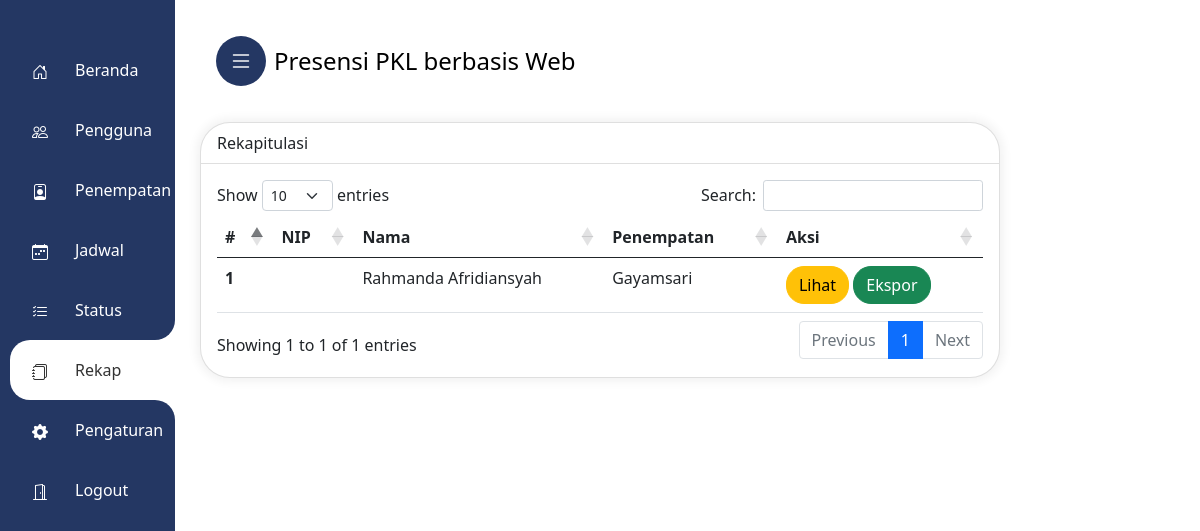
Before: /admin/rekap.php (signed in) with the older database file.
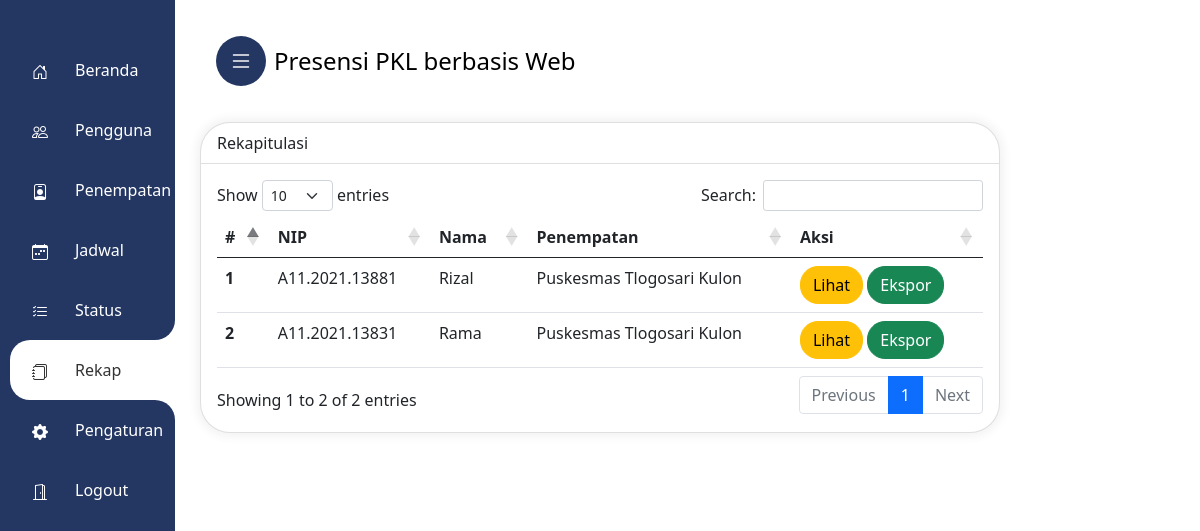
After: the same page with the newer database file.
### tables this page shows
CREATE TABLE `pengguna` (
  `id` int(11) NOT NULL,
  `nim` varchar(250) NOT NULL,
  `nama` varchar(30) NOT NULL,
  `universitas` varchar(250) NOT NULL,
  `password` varchar(255) NOT NULL,
  `penempatan_id` int(11) NOT NULL,
  `foto_profil` varchar(225) DEFAULT NULL
);

CREATE TABLE `penempatan` (
  `penempatan_id` int(11) NOT NULL,
  `penempatan_nama` varchar(50) NOT NULL,
  `alamat` varchar(255) NOT NULL,
  `latitude` varchar(30) NOT NULL,
  `longitude` varchar(30) NOT NULL,
  `link` varchar(255) NOT NULL
);

### admin/rekap.php (the view, shortened to what this page needs)
<?php
include_once 'main-admin.php';
?>
<!DOCTYPE html>
<html lang="en">
<head>
    <link href="https://cdn.jsdelivr.net/npm/bootstrap@5.0.0-beta2/dist/css/bootstrap.min.css" rel="stylesheet"
>
</head>
<body>
    <div class="mx-auto">
        <div class="card mb-3">
            <div class="card-header">
                Rekapitulasi
            </div>
            <div class="card-body">
                <table class="table">
                    <thead>
                        <tr>
                            <th scope="col">#</th>
                            <th scope="col">NIP</th>
                            <th scope="col">Nama</th>
                            <th scope="col">Penempatan</th>
                            <th scope="col">Aksi</th>
                        </tr>
                    </thead>
                    <tbody>
                        <?php
                        $sql = "SELECT pengguna.id, pengguna.nim, pengguna.nama, penempatan.penempatan_nama
                        FROM pengguna
                        INNER JOIN penempatan ON pengguna.penempatan_id = penempatan.penempatan_id
                        ORDER BY pengguna.id DESC";
                        $stmt = $conn->query($sql);
                        $results = $stmt->fetchAll(PDO::FETCH_ASSOC);
                        $urut = 1;
                        foreach ($results as $row) {
                            $nim = $row['nim'];
                            $nama = $row['nama'];
                            $penempatan = $row['penempatan_nama'];
                            ?>
                            <tr>
                                <th scope="row">
                                    <?php echo $urut++ ?>
                                </th>
                                <td scope="row">
                                    <?php echo $nim ?>
                                </td>
                                <td scope="row">
                                    <?php echo $nama ?>
                                </td>
                                <td scope="row">
                                    <?php echo $penempatan ?>
                                </td>
                                <td scope="row">
                                    <a href="hasil_rekap?nim=<?php echo $nim ?>"><button type="button"
                                            class="btn btn-warning">Lihat</button></a>
                                    <a class="btn btn-success" href="ekspor_rekap?nim=<?php echo $nim; ?>">Ekspor</a>
                                </td>
                            </tr>
                            <?php
                        }
                        ?>
                    </tbody>
                </table>
            </div>
        </div>
</body>
</html>

Changed rows visible on the page:
removed pengguna: nama "Rahmanda Afridiansyah", penempatan.penempatan_nama "Gayamsari"
added pengguna: nim "A11.2021.13881", nama "Rizal", penempatan.penempatan_nama "Puskesmas Tlogosari Kulon"
added pengguna: nim "A11.2021.13831", nama "Rama", penempatan.penempatan_nama "Puskesmas Tlogosari Kulon"
Other visible differences:
text written by a page script: "Show entries Search: Showing 1 to 1 of 1 entries Previous 1 Next" → "Show entries Search: Showing 1 to 2 of 2 entries Previous 1 Next"
